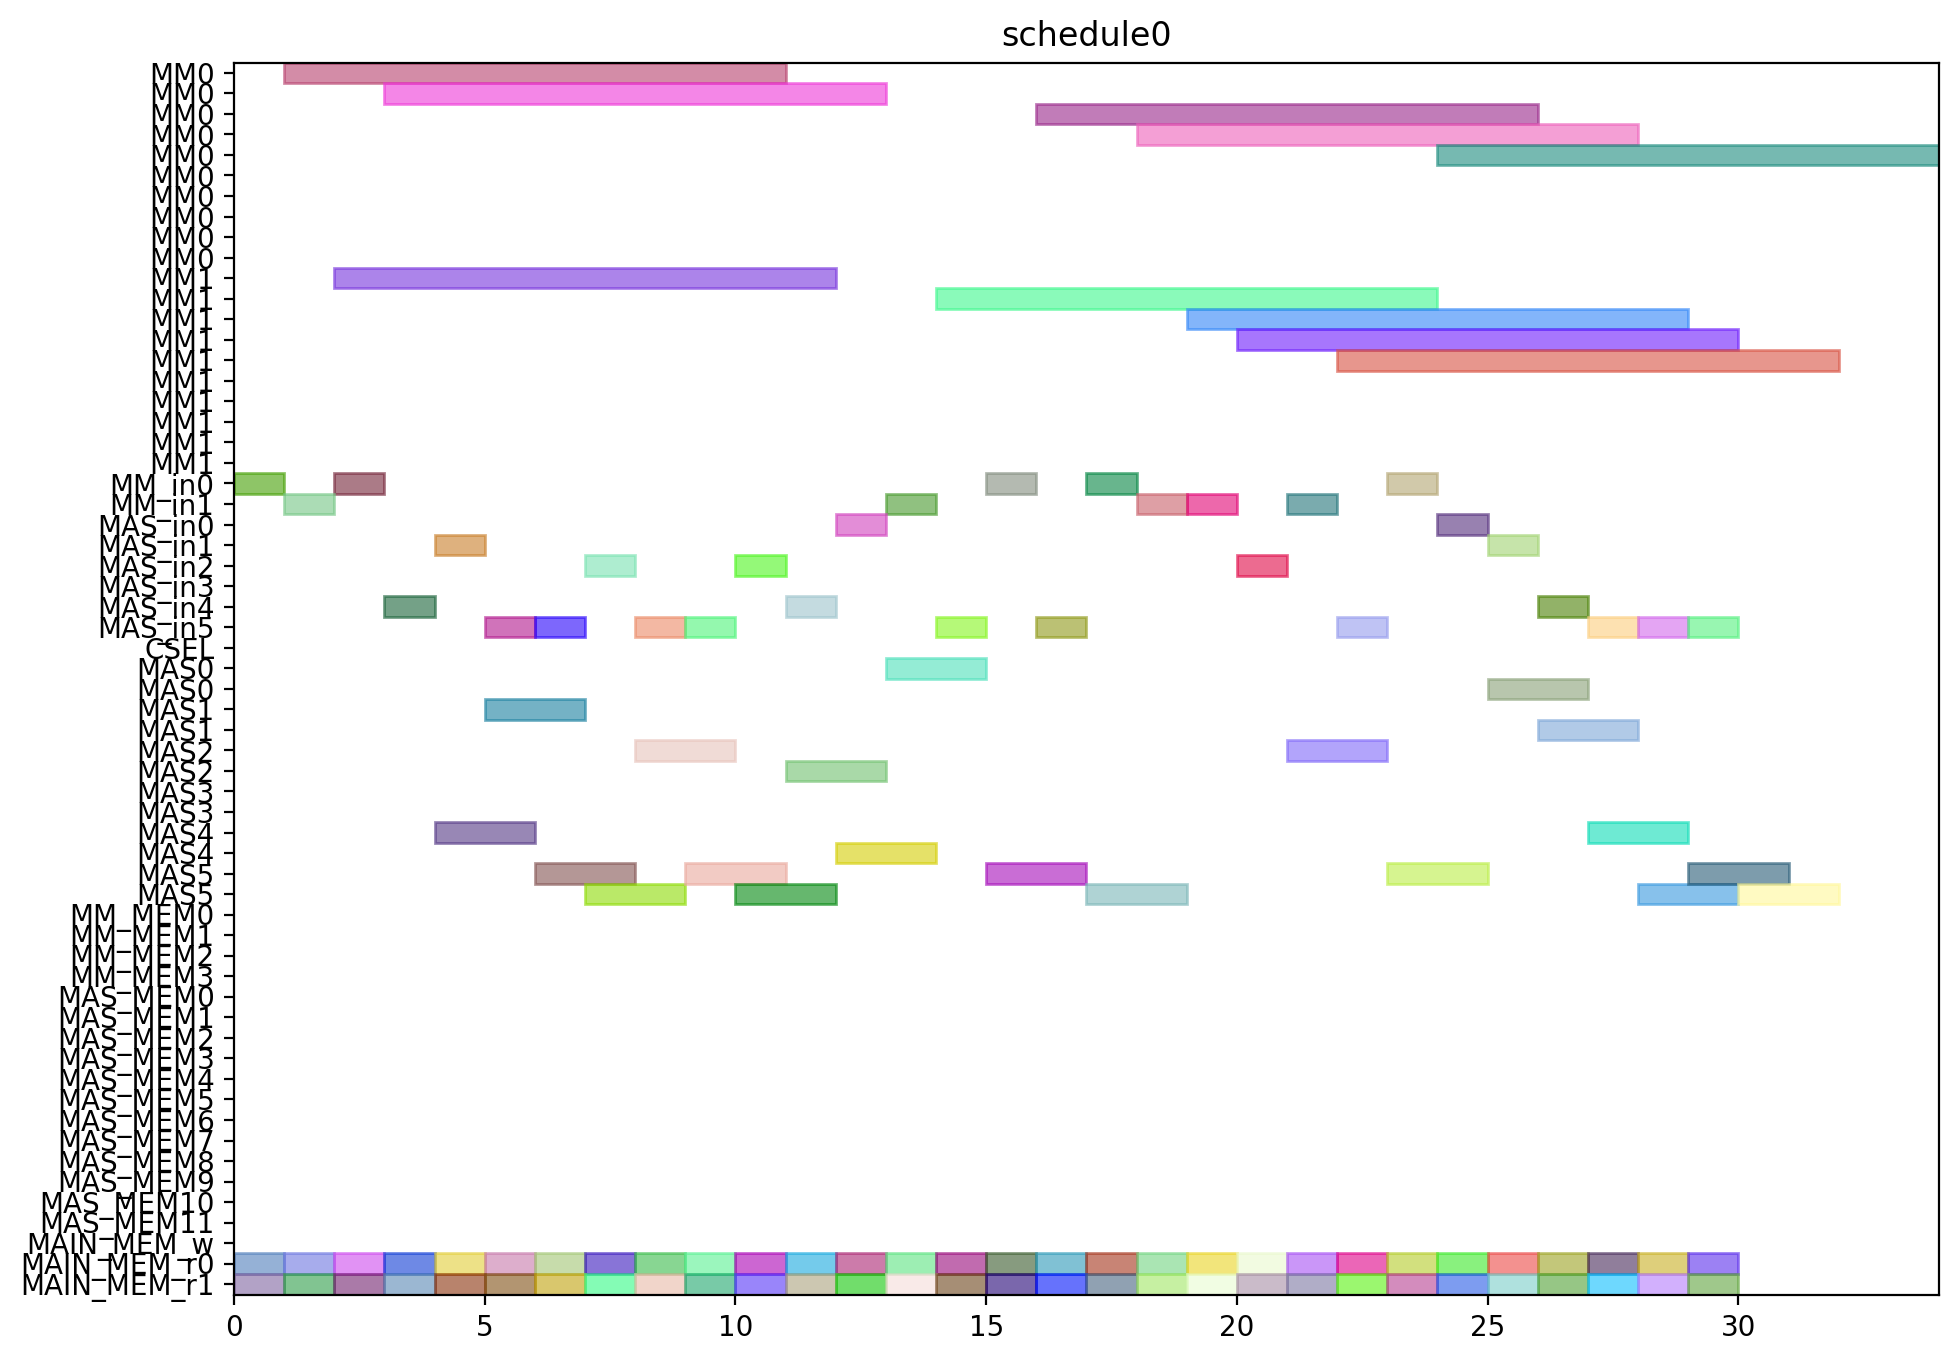

Here is the Python script that generated this plot:
from pyschedule import Scenario, solvers, plotters, alt


def solve():
	horizon = 131
	S = Scenario("schedule0", horizon=horizon)

	# resource
	MM = S.Resources('MM', num=2, size=10)
	MM_in = S.Resources('MM_in', num=2)
	MAS_in = S.Resources('MAS_in', num=6)
	CSEL = S.Resource('CSEL')
	MAS = S.Resources('MAS', num=6, size=2, periods=range(1, horizon))
	MM_MEM = S.Resources('MM_MEM', num=4)
	MAS_MEM = S.Resources('MAS_MEM', num=12)
	MAIN_MEM_w = S.Resource('MAIN_MEM_w', size=1)
	MAIN_MEM_r = S.Resources('MAIN_MEM_r', num=2)

	# result of previous scheduling

	# new tasks
	c_aa_a1_0 = S.Task('c_aa_a1_0', length=2, delay_cost=1)
	c_aa_a1_0 += alt(MAS)
	c_aa_a1_0_in = S.Task('c_aa_a1_0_in', length=1, delay_cost=1)
	c_aa_a1_0_in += alt(MAS_in)
	S += c_aa_a1_0_in*MAS_in[0]<=c_aa_a1_0*MAS[0]

	S += c_aa_a1_0_in*MAS_in[1]<=c_aa_a1_0*MAS[1]

	S += c_aa_a1_0_in*MAS_in[2]<=c_aa_a1_0*MAS[2]

	S += c_aa_a1_0_in*MAS_in[3]<=c_aa_a1_0*MAS[3]

	S += c_aa_a1_0_in*MAS_in[4]<=c_aa_a1_0*MAS[4]

	S += c_aa_a1_0_in*MAS_in[5]<=c_aa_a1_0*MAS[5]

	c_aa_a1_0_mem0 = S.Task('c_aa_a1_0_mem0', length=1, delay_cost=1)
	c_aa_a1_0_mem0 += MAIN_MEM_r[0]
	S += c_aa_a1_0_mem0 <= c_aa_a1_0

	c_aa_a1_0_mem1 = S.Task('c_aa_a1_0_mem1', length=1, delay_cost=1)
	c_aa_a1_0_mem1 += MAIN_MEM_r[1]
	S += c_aa_a1_0_mem1 <= c_aa_a1_0

	c_aa_a1_1 = S.Task('c_aa_a1_1', length=2, delay_cost=1)
	c_aa_a1_1 += alt(MAS)
	c_aa_a1_1_in = S.Task('c_aa_a1_1_in', length=1, delay_cost=1)
	c_aa_a1_1_in += alt(MAS_in)
	S += c_aa_a1_1_in*MAS_in[0]<=c_aa_a1_1*MAS[0]

	S += c_aa_a1_1_in*MAS_in[1]<=c_aa_a1_1*MAS[1]

	S += c_aa_a1_1_in*MAS_in[2]<=c_aa_a1_1*MAS[2]

	S += c_aa_a1_1_in*MAS_in[3]<=c_aa_a1_1*MAS[3]

	S += c_aa_a1_1_in*MAS_in[4]<=c_aa_a1_1*MAS[4]

	S += c_aa_a1_1_in*MAS_in[5]<=c_aa_a1_1*MAS[5]

	c_aa_a1_1_mem0 = S.Task('c_aa_a1_1_mem0', length=1, delay_cost=1)
	c_aa_a1_1_mem0 += MAIN_MEM_r[0]
	S += c_aa_a1_1_mem0 <= c_aa_a1_1

	c_aa_a1_1_mem1 = S.Task('c_aa_a1_1_mem1', length=1, delay_cost=1)
	c_aa_a1_1_mem1 += MAIN_MEM_r[1]
	S += c_aa_a1_1_mem1 <= c_aa_a1_1

	c_aa_t10 = S.Task('c_aa_t10', length=2, delay_cost=1)
	c_aa_t10 += alt(MAS)
	c_aa_t10_in = S.Task('c_aa_t10_in', length=1, delay_cost=1)
	c_aa_t10_in += alt(MAS_in)
	S += c_aa_t10_in*MAS_in[0]<=c_aa_t10*MAS[0]

	S += c_aa_t10_in*MAS_in[1]<=c_aa_t10*MAS[1]

	S += c_aa_t10_in*MAS_in[2]<=c_aa_t10*MAS[2]

	S += c_aa_t10_in*MAS_in[3]<=c_aa_t10*MAS[3]

	S += c_aa_t10_in*MAS_in[4]<=c_aa_t10*MAS[4]

	S += c_aa_t10_in*MAS_in[5]<=c_aa_t10*MAS[5]

	c_aa_t10_mem0 = S.Task('c_aa_t10_mem0', length=1, delay_cost=1)
	c_aa_t10_mem0 += MAIN_MEM_r[0]
	S += c_aa_t10_mem0 <= c_aa_t10

	c_aa_t10_mem1 = S.Task('c_aa_t10_mem1', length=1, delay_cost=1)
	c_aa_t10_mem1 += MAIN_MEM_r[1]
	S += c_aa_t10_mem1 <= c_aa_t10

	c_aa_t11 = S.Task('c_aa_t11', length=2, delay_cost=1)
	c_aa_t11 += alt(MAS)
	c_aa_t11_in = S.Task('c_aa_t11_in', length=1, delay_cost=1)
	c_aa_t11_in += alt(MAS_in)
	S += c_aa_t11_in*MAS_in[0]<=c_aa_t11*MAS[0]

	S += c_aa_t11_in*MAS_in[1]<=c_aa_t11*MAS[1]

	S += c_aa_t11_in*MAS_in[2]<=c_aa_t11*MAS[2]

	S += c_aa_t11_in*MAS_in[3]<=c_aa_t11*MAS[3]

	S += c_aa_t11_in*MAS_in[4]<=c_aa_t11*MAS[4]

	S += c_aa_t11_in*MAS_in[5]<=c_aa_t11*MAS[5]

	c_aa_t11_mem0 = S.Task('c_aa_t11_mem0', length=1, delay_cost=1)
	c_aa_t11_mem0 += MAIN_MEM_r[0]
	S += c_aa_t11_mem0 <= c_aa_t11

	c_aa_t11_mem1 = S.Task('c_aa_t11_mem1', length=1, delay_cost=1)
	c_aa_t11_mem1 += MAIN_MEM_r[1]
	S += c_aa_t11_mem1 <= c_aa_t11

	c_aa_t3_t0 = S.Task('c_aa_t3_t0', length=10, delay_cost=1)
	c_aa_t3_t0 += alt(MM)
	c_aa_t3_t0_in = S.Task('c_aa_t3_t0_in', length=1, delay_cost=1)
	c_aa_t3_t0_in += alt(MM_in)
	S += c_aa_t3_t0_in*MM_in[0]<=c_aa_t3_t0*MM[0]
	S += c_aa_t3_t0_in*MM_in[1]<=c_aa_t3_t0*MM[1]
	c_aa_t3_t0_mem0 = S.Task('c_aa_t3_t0_mem0', length=1, delay_cost=1)
	c_aa_t3_t0_mem0 += MAIN_MEM_r[0]
	S += c_aa_t3_t0_mem0 <= c_aa_t3_t0

	c_aa_t3_t0_mem1 = S.Task('c_aa_t3_t0_mem1', length=1, delay_cost=1)
	c_aa_t3_t0_mem1 += MAIN_MEM_r[1]
	S += c_aa_t3_t0_mem1 <= c_aa_t3_t0

	c_aa_t3_t1 = S.Task('c_aa_t3_t1', length=10, delay_cost=1)
	c_aa_t3_t1 += alt(MM)
	c_aa_t3_t1_in = S.Task('c_aa_t3_t1_in', length=1, delay_cost=1)
	c_aa_t3_t1_in += alt(MM_in)
	S += c_aa_t3_t1_in*MM_in[0]<=c_aa_t3_t1*MM[0]
	S += c_aa_t3_t1_in*MM_in[1]<=c_aa_t3_t1*MM[1]
	c_aa_t3_t1_mem0 = S.Task('c_aa_t3_t1_mem0', length=1, delay_cost=1)
	c_aa_t3_t1_mem0 += MAIN_MEM_r[0]
	S += c_aa_t3_t1_mem0 <= c_aa_t3_t1

	c_aa_t3_t1_mem1 = S.Task('c_aa_t3_t1_mem1', length=1, delay_cost=1)
	c_aa_t3_t1_mem1 += MAIN_MEM_r[1]
	S += c_aa_t3_t1_mem1 <= c_aa_t3_t1

	c_aa_t3_t2 = S.Task('c_aa_t3_t2', length=2, delay_cost=1)
	c_aa_t3_t2 += alt(MAS)
	c_aa_t3_t2_in = S.Task('c_aa_t3_t2_in', length=1, delay_cost=1)
	c_aa_t3_t2_in += alt(MAS_in)
	S += c_aa_t3_t2_in*MAS_in[0]<=c_aa_t3_t2*MAS[0]

	S += c_aa_t3_t2_in*MAS_in[1]<=c_aa_t3_t2*MAS[1]

	S += c_aa_t3_t2_in*MAS_in[2]<=c_aa_t3_t2*MAS[2]

	S += c_aa_t3_t2_in*MAS_in[3]<=c_aa_t3_t2*MAS[3]

	S += c_aa_t3_t2_in*MAS_in[4]<=c_aa_t3_t2*MAS[4]

	S += c_aa_t3_t2_in*MAS_in[5]<=c_aa_t3_t2*MAS[5]

	c_aa_t3_t2_mem0 = S.Task('c_aa_t3_t2_mem0', length=1, delay_cost=1)
	c_aa_t3_t2_mem0 += MAIN_MEM_r[0]
	S += c_aa_t3_t2_mem0 <= c_aa_t3_t2

	c_aa_t3_t2_mem1 = S.Task('c_aa_t3_t2_mem1', length=1, delay_cost=1)
	c_aa_t3_t2_mem1 += MAIN_MEM_r[1]
	S += c_aa_t3_t2_mem1 <= c_aa_t3_t2

	c_aa_t3_t3 = S.Task('c_aa_t3_t3', length=2, delay_cost=1)
	c_aa_t3_t3 += alt(MAS)
	c_aa_t3_t3_in = S.Task('c_aa_t3_t3_in', length=1, delay_cost=1)
	c_aa_t3_t3_in += alt(MAS_in)
	S += c_aa_t3_t3_in*MAS_in[0]<=c_aa_t3_t3*MAS[0]

	S += c_aa_t3_t3_in*MAS_in[1]<=c_aa_t3_t3*MAS[1]

	S += c_aa_t3_t3_in*MAS_in[2]<=c_aa_t3_t3*MAS[2]

	S += c_aa_t3_t3_in*MAS_in[3]<=c_aa_t3_t3*MAS[3]

	S += c_aa_t3_t3_in*MAS_in[4]<=c_aa_t3_t3*MAS[4]

	S += c_aa_t3_t3_in*MAS_in[5]<=c_aa_t3_t3*MAS[5]

	c_aa_t3_t3_mem0 = S.Task('c_aa_t3_t3_mem0', length=1, delay_cost=1)
	c_aa_t3_t3_mem0 += MAIN_MEM_r[0]
	S += c_aa_t3_t3_mem0 <= c_aa_t3_t3

	c_aa_t3_t3_mem1 = S.Task('c_aa_t3_t3_mem1', length=1, delay_cost=1)
	c_aa_t3_t3_mem1 += MAIN_MEM_r[1]
	S += c_aa_t3_t3_mem1 <= c_aa_t3_t3

	c_bb_a1_0 = S.Task('c_bb_a1_0', length=2, delay_cost=1)
	c_bb_a1_0 += alt(MAS)
	c_bb_a1_0_in = S.Task('c_bb_a1_0_in', length=1, delay_cost=1)
	c_bb_a1_0_in += alt(MAS_in)
	S += c_bb_a1_0_in*MAS_in[0]<=c_bb_a1_0*MAS[0]

	S += c_bb_a1_0_in*MAS_in[1]<=c_bb_a1_0*MAS[1]

	S += c_bb_a1_0_in*MAS_in[2]<=c_bb_a1_0*MAS[2]

	S += c_bb_a1_0_in*MAS_in[3]<=c_bb_a1_0*MAS[3]

	S += c_bb_a1_0_in*MAS_in[4]<=c_bb_a1_0*MAS[4]

	S += c_bb_a1_0_in*MAS_in[5]<=c_bb_a1_0*MAS[5]

	c_bb_a1_0_mem0 = S.Task('c_bb_a1_0_mem0', length=1, delay_cost=1)
	c_bb_a1_0_mem0 += MAIN_MEM_r[0]
	S += c_bb_a1_0_mem0 <= c_bb_a1_0

	c_bb_a1_0_mem1 = S.Task('c_bb_a1_0_mem1', length=1, delay_cost=1)
	c_bb_a1_0_mem1 += MAIN_MEM_r[1]
	S += c_bb_a1_0_mem1 <= c_bb_a1_0

	c_bb_a1_1 = S.Task('c_bb_a1_1', length=2, delay_cost=1)
	c_bb_a1_1 += alt(MAS)
	c_bb_a1_1_in = S.Task('c_bb_a1_1_in', length=1, delay_cost=1)
	c_bb_a1_1_in += alt(MAS_in)
	S += c_bb_a1_1_in*MAS_in[0]<=c_bb_a1_1*MAS[0]

	S += c_bb_a1_1_in*MAS_in[1]<=c_bb_a1_1*MAS[1]

	S += c_bb_a1_1_in*MAS_in[2]<=c_bb_a1_1*MAS[2]

	S += c_bb_a1_1_in*MAS_in[3]<=c_bb_a1_1*MAS[3]

	S += c_bb_a1_1_in*MAS_in[4]<=c_bb_a1_1*MAS[4]

	S += c_bb_a1_1_in*MAS_in[5]<=c_bb_a1_1*MAS[5]

	c_bb_a1_1_mem0 = S.Task('c_bb_a1_1_mem0', length=1, delay_cost=1)
	c_bb_a1_1_mem0 += MAIN_MEM_r[0]
	S += c_bb_a1_1_mem0 <= c_bb_a1_1

	c_bb_a1_1_mem1 = S.Task('c_bb_a1_1_mem1', length=1, delay_cost=1)
	c_bb_a1_1_mem1 += MAIN_MEM_r[1]
	S += c_bb_a1_1_mem1 <= c_bb_a1_1

	c_bb_t10 = S.Task('c_bb_t10', length=2, delay_cost=1)
	c_bb_t10 += alt(MAS)
	c_bb_t10_in = S.Task('c_bb_t10_in', length=1, delay_cost=1)
	c_bb_t10_in += alt(MAS_in)
	S += c_bb_t10_in*MAS_in[0]<=c_bb_t10*MAS[0]

	S += c_bb_t10_in*MAS_in[1]<=c_bb_t10*MAS[1]

	S += c_bb_t10_in*MAS_in[2]<=c_bb_t10*MAS[2]

	S += c_bb_t10_in*MAS_in[3]<=c_bb_t10*MAS[3]

	S += c_bb_t10_in*MAS_in[4]<=c_bb_t10*MAS[4]

	S += c_bb_t10_in*MAS_in[5]<=c_bb_t10*MAS[5]

	c_bb_t10_mem0 = S.Task('c_bb_t10_mem0', length=1, delay_cost=1)
	c_bb_t10_mem0 += MAIN_MEM_r[0]
	S += c_bb_t10_mem0 <= c_bb_t10

	c_bb_t10_mem1 = S.Task('c_bb_t10_mem1', length=1, delay_cost=1)
	c_bb_t10_mem1 += MAIN_MEM_r[1]
	S += c_bb_t10_mem1 <= c_bb_t10

	c_bb_t11 = S.Task('c_bb_t11', length=2, delay_cost=1)
	c_bb_t11 += alt(MAS)
	c_bb_t11_in = S.Task('c_bb_t11_in', length=1, delay_cost=1)
	c_bb_t11_in += alt(MAS_in)
	S += c_bb_t11_in*MAS_in[0]<=c_bb_t11*MAS[0]

	S += c_bb_t11_in*MAS_in[1]<=c_bb_t11*MAS[1]

	S += c_bb_t11_in*MAS_in[2]<=c_bb_t11*MAS[2]

	S += c_bb_t11_in*MAS_in[3]<=c_bb_t11*MAS[3]

	S += c_bb_t11_in*MAS_in[4]<=c_bb_t11*MAS[4]

	S += c_bb_t11_in*MAS_in[5]<=c_bb_t11*MAS[5]

	c_bb_t11_mem0 = S.Task('c_bb_t11_mem0', length=1, delay_cost=1)
	c_bb_t11_mem0 += MAIN_MEM_r[0]
	S += c_bb_t11_mem0 <= c_bb_t11

	c_bb_t11_mem1 = S.Task('c_bb_t11_mem1', length=1, delay_cost=1)
	c_bb_t11_mem1 += MAIN_MEM_r[1]
	S += c_bb_t11_mem1 <= c_bb_t11

	c_bb_t3_t0 = S.Task('c_bb_t3_t0', length=10, delay_cost=1)
	c_bb_t3_t0 += alt(MM)
	c_bb_t3_t0_in = S.Task('c_bb_t3_t0_in', length=1, delay_cost=1)
	c_bb_t3_t0_in += alt(MM_in)
	S += c_bb_t3_t0_in*MM_in[0]<=c_bb_t3_t0*MM[0]
	S += c_bb_t3_t0_in*MM_in[1]<=c_bb_t3_t0*MM[1]
	c_bb_t3_t0_mem0 = S.Task('c_bb_t3_t0_mem0', length=1, delay_cost=1)
	c_bb_t3_t0_mem0 += MAIN_MEM_r[0]
	S += c_bb_t3_t0_mem0 <= c_bb_t3_t0

	c_bb_t3_t0_mem1 = S.Task('c_bb_t3_t0_mem1', length=1, delay_cost=1)
	c_bb_t3_t0_mem1 += MAIN_MEM_r[1]
	S += c_bb_t3_t0_mem1 <= c_bb_t3_t0

	c_bb_t3_t1 = S.Task('c_bb_t3_t1', length=10, delay_cost=1)
	c_bb_t3_t1 += alt(MM)
	c_bb_t3_t1_in = S.Task('c_bb_t3_t1_in', length=1, delay_cost=1)
	c_bb_t3_t1_in += alt(MM_in)
	S += c_bb_t3_t1_in*MM_in[0]<=c_bb_t3_t1*MM[0]
	S += c_bb_t3_t1_in*MM_in[1]<=c_bb_t3_t1*MM[1]
	c_bb_t3_t1_mem0 = S.Task('c_bb_t3_t1_mem0', length=1, delay_cost=1)
	c_bb_t3_t1_mem0 += MAIN_MEM_r[0]
	S += c_bb_t3_t1_mem0 <= c_bb_t3_t1

	c_bb_t3_t1_mem1 = S.Task('c_bb_t3_t1_mem1', length=1, delay_cost=1)
	c_bb_t3_t1_mem1 += MAIN_MEM_r[1]
	S += c_bb_t3_t1_mem1 <= c_bb_t3_t1

	c_bb_t3_t2 = S.Task('c_bb_t3_t2', length=2, delay_cost=1)
	c_bb_t3_t2 += alt(MAS)
	c_bb_t3_t2_in = S.Task('c_bb_t3_t2_in', length=1, delay_cost=1)
	c_bb_t3_t2_in += alt(MAS_in)
	S += c_bb_t3_t2_in*MAS_in[0]<=c_bb_t3_t2*MAS[0]

	S += c_bb_t3_t2_in*MAS_in[1]<=c_bb_t3_t2*MAS[1]

	S += c_bb_t3_t2_in*MAS_in[2]<=c_bb_t3_t2*MAS[2]

	S += c_bb_t3_t2_in*MAS_in[3]<=c_bb_t3_t2*MAS[3]

	S += c_bb_t3_t2_in*MAS_in[4]<=c_bb_t3_t2*MAS[4]

	S += c_bb_t3_t2_in*MAS_in[5]<=c_bb_t3_t2*MAS[5]

	c_bb_t3_t2_mem0 = S.Task('c_bb_t3_t2_mem0', length=1, delay_cost=1)
	c_bb_t3_t2_mem0 += MAIN_MEM_r[0]
	S += c_bb_t3_t2_mem0 <= c_bb_t3_t2

	c_bb_t3_t2_mem1 = S.Task('c_bb_t3_t2_mem1', length=1, delay_cost=1)
	c_bb_t3_t2_mem1 += MAIN_MEM_r[1]
	S += c_bb_t3_t2_mem1 <= c_bb_t3_t2

	c_bb_t3_t3 = S.Task('c_bb_t3_t3', length=2, delay_cost=1)
	c_bb_t3_t3 += alt(MAS)
	c_bb_t3_t3_in = S.Task('c_bb_t3_t3_in', length=1, delay_cost=1)
	c_bb_t3_t3_in += alt(MAS_in)
	S += c_bb_t3_t3_in*MAS_in[0]<=c_bb_t3_t3*MAS[0]

	S += c_bb_t3_t3_in*MAS_in[1]<=c_bb_t3_t3*MAS[1]

	S += c_bb_t3_t3_in*MAS_in[2]<=c_bb_t3_t3*MAS[2]

	S += c_bb_t3_t3_in*MAS_in[3]<=c_bb_t3_t3*MAS[3]

	S += c_bb_t3_t3_in*MAS_in[4]<=c_bb_t3_t3*MAS[4]

	S += c_bb_t3_t3_in*MAS_in[5]<=c_bb_t3_t3*MAS[5]

	c_bb_t3_t3_mem0 = S.Task('c_bb_t3_t3_mem0', length=1, delay_cost=1)
	c_bb_t3_t3_mem0 += MAIN_MEM_r[0]
	S += c_bb_t3_t3_mem0 <= c_bb_t3_t3

	c_bb_t3_t3_mem1 = S.Task('c_bb_t3_t3_mem1', length=1, delay_cost=1)
	c_bb_t3_t3_mem1 += MAIN_MEM_r[1]
	S += c_bb_t3_t3_mem1 <= c_bb_t3_t3

	c_cc_a1_0 = S.Task('c_cc_a1_0', length=2, delay_cost=1)
	c_cc_a1_0 += alt(MAS)
	c_cc_a1_0_in = S.Task('c_cc_a1_0_in', length=1, delay_cost=1)
	c_cc_a1_0_in += alt(MAS_in)
	S += c_cc_a1_0_in*MAS_in[0]<=c_cc_a1_0*MAS[0]

	S += c_cc_a1_0_in*MAS_in[1]<=c_cc_a1_0*MAS[1]

	S += c_cc_a1_0_in*MAS_in[2]<=c_cc_a1_0*MAS[2]

	S += c_cc_a1_0_in*MAS_in[3]<=c_cc_a1_0*MAS[3]

	S += c_cc_a1_0_in*MAS_in[4]<=c_cc_a1_0*MAS[4]

	S += c_cc_a1_0_in*MAS_in[5]<=c_cc_a1_0*MAS[5]

	c_cc_a1_0_mem0 = S.Task('c_cc_a1_0_mem0', length=1, delay_cost=1)
	c_cc_a1_0_mem0 += MAIN_MEM_r[0]
	S += c_cc_a1_0_mem0 <= c_cc_a1_0

	c_cc_a1_0_mem1 = S.Task('c_cc_a1_0_mem1', length=1, delay_cost=1)
	c_cc_a1_0_mem1 += MAIN_MEM_r[1]
	S += c_cc_a1_0_mem1 <= c_cc_a1_0

	c_cc_a1_1 = S.Task('c_cc_a1_1', length=2, delay_cost=1)
	c_cc_a1_1 += alt(MAS)
	c_cc_a1_1_in = S.Task('c_cc_a1_1_in', length=1, delay_cost=1)
	c_cc_a1_1_in += alt(MAS_in)
	S += c_cc_a1_1_in*MAS_in[0]<=c_cc_a1_1*MAS[0]

	S += c_cc_a1_1_in*MAS_in[1]<=c_cc_a1_1*MAS[1]

	S += c_cc_a1_1_in*MAS_in[2]<=c_cc_a1_1*MAS[2]

	S += c_cc_a1_1_in*MAS_in[3]<=c_cc_a1_1*MAS[3]

	S += c_cc_a1_1_in*MAS_in[4]<=c_cc_a1_1*MAS[4]

	S += c_cc_a1_1_in*MAS_in[5]<=c_cc_a1_1*MAS[5]

	c_cc_a1_1_mem0 = S.Task('c_cc_a1_1_mem0', length=1, delay_cost=1)
	c_cc_a1_1_mem0 += MAIN_MEM_r[0]
	S += c_cc_a1_1_mem0 <= c_cc_a1_1

	c_cc_a1_1_mem1 = S.Task('c_cc_a1_1_mem1', length=1, delay_cost=1)
	c_cc_a1_1_mem1 += MAIN_MEM_r[1]
	S += c_cc_a1_1_mem1 <= c_cc_a1_1

	c_cc_t10 = S.Task('c_cc_t10', length=2, delay_cost=1)
	c_cc_t10 += alt(MAS)
	c_cc_t10_in = S.Task('c_cc_t10_in', length=1, delay_cost=1)
	c_cc_t10_in += alt(MAS_in)
	S += c_cc_t10_in*MAS_in[0]<=c_cc_t10*MAS[0]

	S += c_cc_t10_in*MAS_in[1]<=c_cc_t10*MAS[1]

	S += c_cc_t10_in*MAS_in[2]<=c_cc_t10*MAS[2]

	S += c_cc_t10_in*MAS_in[3]<=c_cc_t10*MAS[3]

	S += c_cc_t10_in*MAS_in[4]<=c_cc_t10*MAS[4]

	S += c_cc_t10_in*MAS_in[5]<=c_cc_t10*MAS[5]

	c_cc_t10_mem0 = S.Task('c_cc_t10_mem0', length=1, delay_cost=1)
	c_cc_t10_mem0 += MAIN_MEM_r[0]
	S += c_cc_t10_mem0 <= c_cc_t10

	c_cc_t10_mem1 = S.Task('c_cc_t10_mem1', length=1, delay_cost=1)
	c_cc_t10_mem1 += MAIN_MEM_r[1]
	S += c_cc_t10_mem1 <= c_cc_t10

	c_cc_t11 = S.Task('c_cc_t11', length=2, delay_cost=1)
	c_cc_t11 += alt(MAS)
	c_cc_t11_in = S.Task('c_cc_t11_in', length=1, delay_cost=1)
	c_cc_t11_in += alt(MAS_in)
	S += c_cc_t11_in*MAS_in[0]<=c_cc_t11*MAS[0]

	S += c_cc_t11_in*MAS_in[1]<=c_cc_t11*MAS[1]

	S += c_cc_t11_in*MAS_in[2]<=c_cc_t11*MAS[2]

	S += c_cc_t11_in*MAS_in[3]<=c_cc_t11*MAS[3]

	S += c_cc_t11_in*MAS_in[4]<=c_cc_t11*MAS[4]

	S += c_cc_t11_in*MAS_in[5]<=c_cc_t11*MAS[5]

	c_cc_t11_mem0 = S.Task('c_cc_t11_mem0', length=1, delay_cost=1)
	c_cc_t11_mem0 += MAIN_MEM_r[0]
	S += c_cc_t11_mem0 <= c_cc_t11

	c_cc_t11_mem1 = S.Task('c_cc_t11_mem1', length=1, delay_cost=1)
	c_cc_t11_mem1 += MAIN_MEM_r[1]
	S += c_cc_t11_mem1 <= c_cc_t11

	c_cc_t3_t0 = S.Task('c_cc_t3_t0', length=10, delay_cost=1)
	c_cc_t3_t0 += alt(MM)
	c_cc_t3_t0_in = S.Task('c_cc_t3_t0_in', length=1, delay_cost=1)
	c_cc_t3_t0_in += alt(MM_in)
	S += c_cc_t3_t0_in*MM_in[0]<=c_cc_t3_t0*MM[0]
	S += c_cc_t3_t0_in*MM_in[1]<=c_cc_t3_t0*MM[1]
	c_cc_t3_t0_mem0 = S.Task('c_cc_t3_t0_mem0', length=1, delay_cost=1)
	c_cc_t3_t0_mem0 += MAIN_MEM_r[0]
	S += c_cc_t3_t0_mem0 <= c_cc_t3_t0

	c_cc_t3_t0_mem1 = S.Task('c_cc_t3_t0_mem1', length=1, delay_cost=1)
	c_cc_t3_t0_mem1 += MAIN_MEM_r[1]
	S += c_cc_t3_t0_mem1 <= c_cc_t3_t0

	c_cc_t3_t1 = S.Task('c_cc_t3_t1', length=10, delay_cost=1)
	c_cc_t3_t1 += alt(MM)
	c_cc_t3_t1_in = S.Task('c_cc_t3_t1_in', length=1, delay_cost=1)
	c_cc_t3_t1_in += alt(MM_in)
	S += c_cc_t3_t1_in*MM_in[0]<=c_cc_t3_t1*MM[0]
	S += c_cc_t3_t1_in*MM_in[1]<=c_cc_t3_t1*MM[1]
	c_cc_t3_t1_mem0 = S.Task('c_cc_t3_t1_mem0', length=1, delay_cost=1)
	c_cc_t3_t1_mem0 += MAIN_MEM_r[0]
	S += c_cc_t3_t1_mem0 <= c_cc_t3_t1

	c_cc_t3_t1_mem1 = S.Task('c_cc_t3_t1_mem1', length=1, delay_cost=1)
	c_cc_t3_t1_mem1 += MAIN_MEM_r[1]
	S += c_cc_t3_t1_mem1 <= c_cc_t3_t1

	c_cc_t3_t2 = S.Task('c_cc_t3_t2', length=2, delay_cost=1)
	c_cc_t3_t2 += alt(MAS)
	c_cc_t3_t2_in = S.Task('c_cc_t3_t2_in', length=1, delay_cost=1)
	c_cc_t3_t2_in += alt(MAS_in)
	S += c_cc_t3_t2_in*MAS_in[0]<=c_cc_t3_t2*MAS[0]

	S += c_cc_t3_t2_in*MAS_in[1]<=c_cc_t3_t2*MAS[1]

	S += c_cc_t3_t2_in*MAS_in[2]<=c_cc_t3_t2*MAS[2]

	S += c_cc_t3_t2_in*MAS_in[3]<=c_cc_t3_t2*MAS[3]

	S += c_cc_t3_t2_in*MAS_in[4]<=c_cc_t3_t2*MAS[4]

	S += c_cc_t3_t2_in*MAS_in[5]<=c_cc_t3_t2*MAS[5]

	c_cc_t3_t2_mem0 = S.Task('c_cc_t3_t2_mem0', length=1, delay_cost=1)
	c_cc_t3_t2_mem0 += MAIN_MEM_r[0]
	S += c_cc_t3_t2_mem0 <= c_cc_t3_t2

	c_cc_t3_t2_mem1 = S.Task('c_cc_t3_t2_mem1', length=1, delay_cost=1)
	c_cc_t3_t2_mem1 += MAIN_MEM_r[1]
	S += c_cc_t3_t2_mem1 <= c_cc_t3_t2

	c_cc_t3_t3 = S.Task('c_cc_t3_t3', length=2, delay_cost=1)
	c_cc_t3_t3 += alt(MAS)
	c_cc_t3_t3_in = S.Task('c_cc_t3_t3_in', length=1, delay_cost=1)
	c_cc_t3_t3_in += alt(MAS_in)
	S += c_cc_t3_t3_in*MAS_in[0]<=c_cc_t3_t3*MAS[0]

	S += c_cc_t3_t3_in*MAS_in[1]<=c_cc_t3_t3*MAS[1]

	S += c_cc_t3_t3_in*MAS_in[2]<=c_cc_t3_t3*MAS[2]

	S += c_cc_t3_t3_in*MAS_in[3]<=c_cc_t3_t3*MAS[3]

	S += c_cc_t3_t3_in*MAS_in[4]<=c_cc_t3_t3*MAS[4]

	S += c_cc_t3_t3_in*MAS_in[5]<=c_cc_t3_t3*MAS[5]

	c_cc_t3_t3_mem0 = S.Task('c_cc_t3_t3_mem0', length=1, delay_cost=1)
	c_cc_t3_t3_mem0 += MAIN_MEM_r[0]
	S += c_cc_t3_t3_mem0 <= c_cc_t3_t3

	c_cc_t3_t3_mem1 = S.Task('c_cc_t3_t3_mem1', length=1, delay_cost=1)
	c_cc_t3_t3_mem1 += MAIN_MEM_r[1]
	S += c_cc_t3_t3_mem1 <= c_cc_t3_t3

	c_ab_t0_t0 = S.Task('c_ab_t0_t0', length=10, delay_cost=1)
	c_ab_t0_t0 += alt(MM)
	c_ab_t0_t0_in = S.Task('c_ab_t0_t0_in', length=1, delay_cost=1)
	c_ab_t0_t0_in += alt(MM_in)
	S += c_ab_t0_t0_in*MM_in[0]<=c_ab_t0_t0*MM[0]
	S += c_ab_t0_t0_in*MM_in[1]<=c_ab_t0_t0*MM[1]
	c_ab_t0_t0_mem0 = S.Task('c_ab_t0_t0_mem0', length=1, delay_cost=1)
	c_ab_t0_t0_mem0 += MAIN_MEM_r[0]
	S += c_ab_t0_t0_mem0 <= c_ab_t0_t0

	c_ab_t0_t0_mem1 = S.Task('c_ab_t0_t0_mem1', length=1, delay_cost=1)
	c_ab_t0_t0_mem1 += MAIN_MEM_r[1]
	S += c_ab_t0_t0_mem1 <= c_ab_t0_t0

	c_ab_t0_t1 = S.Task('c_ab_t0_t1', length=10, delay_cost=1)
	c_ab_t0_t1 += alt(MM)
	c_ab_t0_t1_in = S.Task('c_ab_t0_t1_in', length=1, delay_cost=1)
	c_ab_t0_t1_in += alt(MM_in)
	S += c_ab_t0_t1_in*MM_in[0]<=c_ab_t0_t1*MM[0]
	S += c_ab_t0_t1_in*MM_in[1]<=c_ab_t0_t1*MM[1]
	c_ab_t0_t1_mem0 = S.Task('c_ab_t0_t1_mem0', length=1, delay_cost=1)
	c_ab_t0_t1_mem0 += MAIN_MEM_r[0]
	S += c_ab_t0_t1_mem0 <= c_ab_t0_t1

	c_ab_t0_t1_mem1 = S.Task('c_ab_t0_t1_mem1', length=1, delay_cost=1)
	c_ab_t0_t1_mem1 += MAIN_MEM_r[1]
	S += c_ab_t0_t1_mem1 <= c_ab_t0_t1

	c_ab_t0_t2 = S.Task('c_ab_t0_t2', length=2, delay_cost=1)
	c_ab_t0_t2 += alt(MAS)
	c_ab_t0_t2_in = S.Task('c_ab_t0_t2_in', length=1, delay_cost=1)
	c_ab_t0_t2_in += alt(MAS_in)
	S += c_ab_t0_t2_in*MAS_in[0]<=c_ab_t0_t2*MAS[0]

	S += c_ab_t0_t2_in*MAS_in[1]<=c_ab_t0_t2*MAS[1]

	S += c_ab_t0_t2_in*MAS_in[2]<=c_ab_t0_t2*MAS[2]

	S += c_ab_t0_t2_in*MAS_in[3]<=c_ab_t0_t2*MAS[3]

	S += c_ab_t0_t2_in*MAS_in[4]<=c_ab_t0_t2*MAS[4]

	S += c_ab_t0_t2_in*MAS_in[5]<=c_ab_t0_t2*MAS[5]

	c_ab_t0_t2_mem0 = S.Task('c_ab_t0_t2_mem0', length=1, delay_cost=1)
	c_ab_t0_t2_mem0 += MAIN_MEM_r[0]
	S += c_ab_t0_t2_mem0 <= c_ab_t0_t2

	c_ab_t0_t2_mem1 = S.Task('c_ab_t0_t2_mem1', length=1, delay_cost=1)
	c_ab_t0_t2_mem1 += MAIN_MEM_r[1]
	S += c_ab_t0_t2_mem1 <= c_ab_t0_t2

	c_ab_t0_t3 = S.Task('c_ab_t0_t3', length=2, delay_cost=1)
	c_ab_t0_t3 += alt(MAS)
	c_ab_t0_t3_in = S.Task('c_ab_t0_t3_in', length=1, delay_cost=1)
	c_ab_t0_t3_in += alt(MAS_in)
	S += c_ab_t0_t3_in*MAS_in[0]<=c_ab_t0_t3*MAS[0]

	S += c_ab_t0_t3_in*MAS_in[1]<=c_ab_t0_t3*MAS[1]

	S += c_ab_t0_t3_in*MAS_in[2]<=c_ab_t0_t3*MAS[2]

	S += c_ab_t0_t3_in*MAS_in[3]<=c_ab_t0_t3*MAS[3]

	S += c_ab_t0_t3_in*MAS_in[4]<=c_ab_t0_t3*MAS[4]

	S += c_ab_t0_t3_in*MAS_in[5]<=c_ab_t0_t3*MAS[5]

	c_ab_t0_t3_mem0 = S.Task('c_ab_t0_t3_mem0', length=1, delay_cost=1)
	c_ab_t0_t3_mem0 += MAIN_MEM_r[0]
	S += c_ab_t0_t3_mem0 <= c_ab_t0_t3

	c_ab_t0_t3_mem1 = S.Task('c_ab_t0_t3_mem1', length=1, delay_cost=1)
	c_ab_t0_t3_mem1 += MAIN_MEM_r[1]
	S += c_ab_t0_t3_mem1 <= c_ab_t0_t3

	c_ab_t1_t0 = S.Task('c_ab_t1_t0', length=10, delay_cost=1)
	c_ab_t1_t0 += alt(MM)
	c_ab_t1_t0_in = S.Task('c_ab_t1_t0_in', length=1, delay_cost=1)
	c_ab_t1_t0_in += alt(MM_in)
	S += c_ab_t1_t0_in*MM_in[0]<=c_ab_t1_t0*MM[0]
	S += c_ab_t1_t0_in*MM_in[1]<=c_ab_t1_t0*MM[1]
	c_ab_t1_t0_mem0 = S.Task('c_ab_t1_t0_mem0', length=1, delay_cost=1)
	c_ab_t1_t0_mem0 += MAIN_MEM_r[0]
	S += c_ab_t1_t0_mem0 <= c_ab_t1_t0

	c_ab_t1_t0_mem1 = S.Task('c_ab_t1_t0_mem1', length=1, delay_cost=1)
	c_ab_t1_t0_mem1 += MAIN_MEM_r[1]
	S += c_ab_t1_t0_mem1 <= c_ab_t1_t0

	c_ab_t1_t1 = S.Task('c_ab_t1_t1', length=10, delay_cost=1)
	c_ab_t1_t1 += alt(MM)
	c_ab_t1_t1_in = S.Task('c_ab_t1_t1_in', length=1, delay_cost=1)
	c_ab_t1_t1_in += alt(MM_in)
	S += c_ab_t1_t1_in*MM_in[0]<=c_ab_t1_t1*MM[0]
	S += c_ab_t1_t1_in*MM_in[1]<=c_ab_t1_t1*MM[1]
	c_ab_t1_t1_mem0 = S.Task('c_ab_t1_t1_mem0', length=1, delay_cost=1)
	c_ab_t1_t1_mem0 += MAIN_MEM_r[0]
	S += c_ab_t1_t1_mem0 <= c_ab_t1_t1

	c_ab_t1_t1_mem1 = S.Task('c_ab_t1_t1_mem1', length=1, delay_cost=1)
	c_ab_t1_t1_mem1 += MAIN_MEM_r[1]
	S += c_ab_t1_t1_mem1 <= c_ab_t1_t1

	solvers.mip.solve(S,msg=1,kind='CPLEX',ratio_gap=1.01)

	solution = [['hoge']*len(S.solution()[1]) for i in range(len(S.solution()))]
	for i in range(len(S.solution())):
		for j in range(len(S.solution()[i])):
			solution[i][j]=str(S.solution()[i][j])
	print(solution)

	cycles = int(solution[-1][3])

	pic_file_name = "/mnt/rose/usr1/fukuda/ABE/multiRAM_multiMAS_16mux/scheduling_result/stage10MM2_stage2MAS6/FP12_INV_BEFORE_FPINV/schedule0.png"
	if(S.solution() != []):
		plotters.matplotlib.plot(S,img_filename=pic_file_name, show_task_labels=False, fig_size=(cycles*0.25+3, 8))

	return solution
